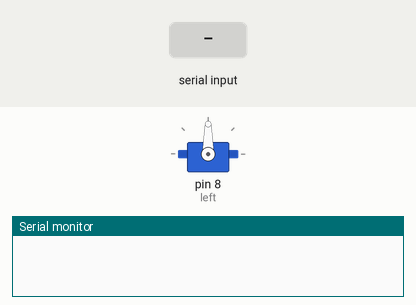
Bench run of a sketch on a simulated Arduino Uno, built with avr-gcc and run on an emulated ATmega328P. Shown: servo, the last lines printed to the serial monitor. The inputs (shaded band) are chosen by the test bench.

Above: at 1.2 s.
1.3 s: "0" received over Serial
At 2.0 s:
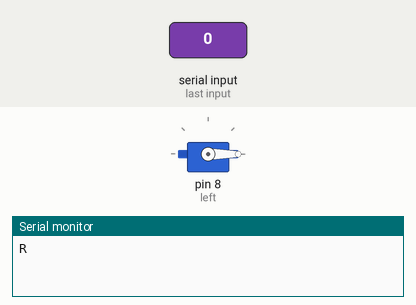
2.8 s: "1" received over Serial
At 3.1 s:
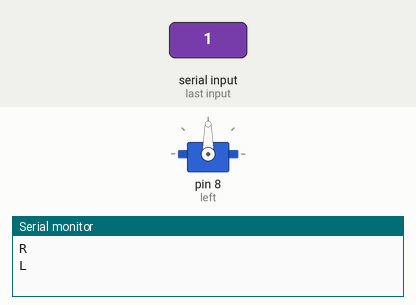
Timing chart, 0 to 5.8 s (numbered marks = the images above; inputs shaded):
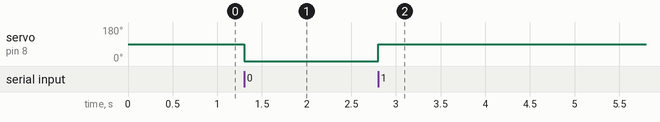

The sketch:

servo.ino
```cpp
// C++ code
//
# include <Servo.h>

Servo left;
Servo right;


void setup() {

  left.attach(8);

  Serial.begin(9600);
}

void loop() {
  // put your main code here, to run repeatedly:

  if(Serial.available()){

    int value = Serial.read();
    switch (value){

      case 49:
      Serial.println('L');
      left.write(90);
      break;

      case 48:
      Serial.println('R');
      left.write(0);
      break;

    }
  }
}
```

Measured:
- after the input at 1.3 s, servo on pin 8 (left): 90° → 0° at once
- after the input at 2.8 s, servo on pin 8 (left): 0° → 90° at once
